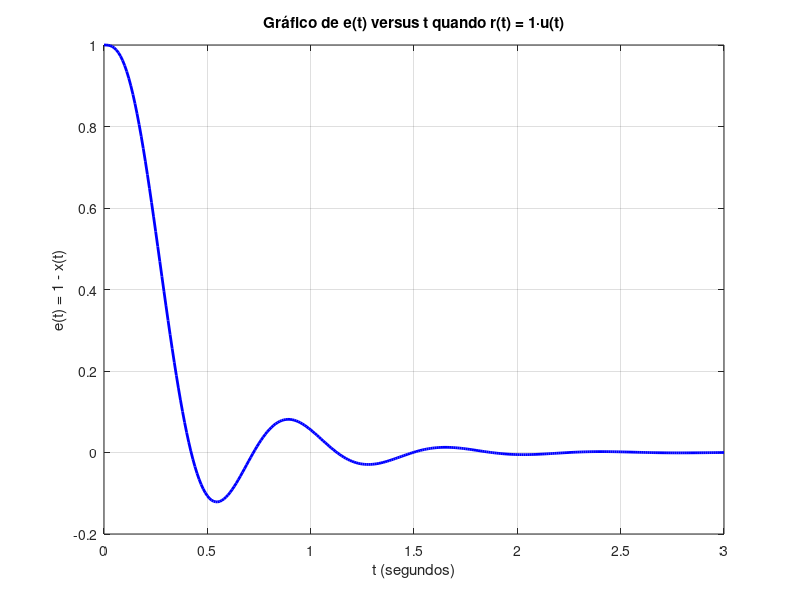
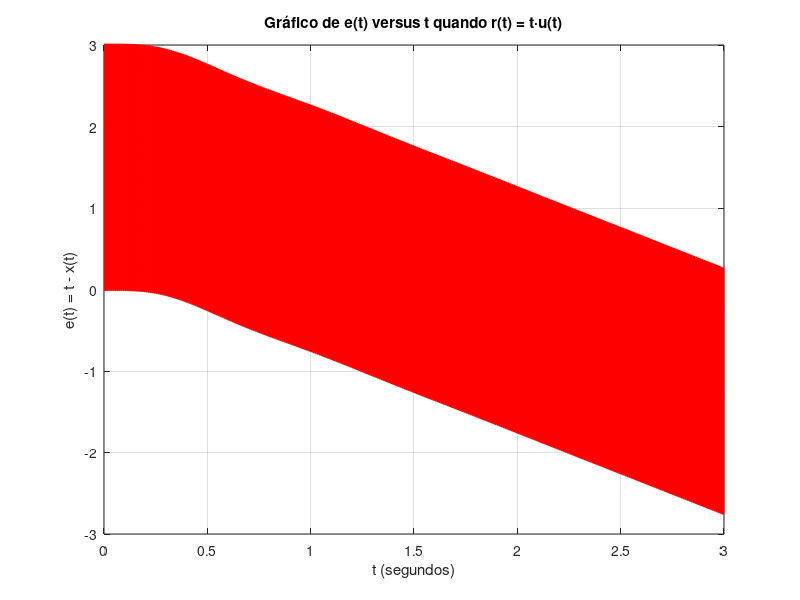

MATLAB code to generate these figures, in order:
% MATLAB para obter e(t) versus t

% Tempo de simulação
t = 0:0.01:3;

% Função de transferência do sistema
num = [0 0 0 40];
den = [0.1 1 10 40];
sys = tf(num, den);

% ***** RESPOSTA AO DEGRAU UNITÁRIO *****
x1 = step(sys, t);            % Resposta do sistema ao degrau unitário
e1 = 1 - x1;                  % r(t) = 1*u(t), então e(t) = 1 - x(t)

figure;
plot(t, e1, 'b', 'LineWidth', 2)
grid on
title('Gráfico de e(t) versus t quando r(t) = 1·u(t)')
xlabel('t (segundos)')
ylabel('e(t) = 1 - x(t)')

% ***** RESPOSTA À RAMPA UNITÁRIA *****
r = t;                        % Entrada rampa: r(t) = t·u(t)
x2 = lsim(sys, r, t);         % Resposta do sistema à entrada rampa
e2 = r - x2;                  % Erro: e(t) = r(t) - x(t)

figure;
plot(t, e2, 'r', 'LineWidth', 2)
grid on
title('Gráfico de e(t) versus t quando r(t) = t·u(t)')
xlabel('t (segundos)')
ylabel('e(t) = t - x(t)')
